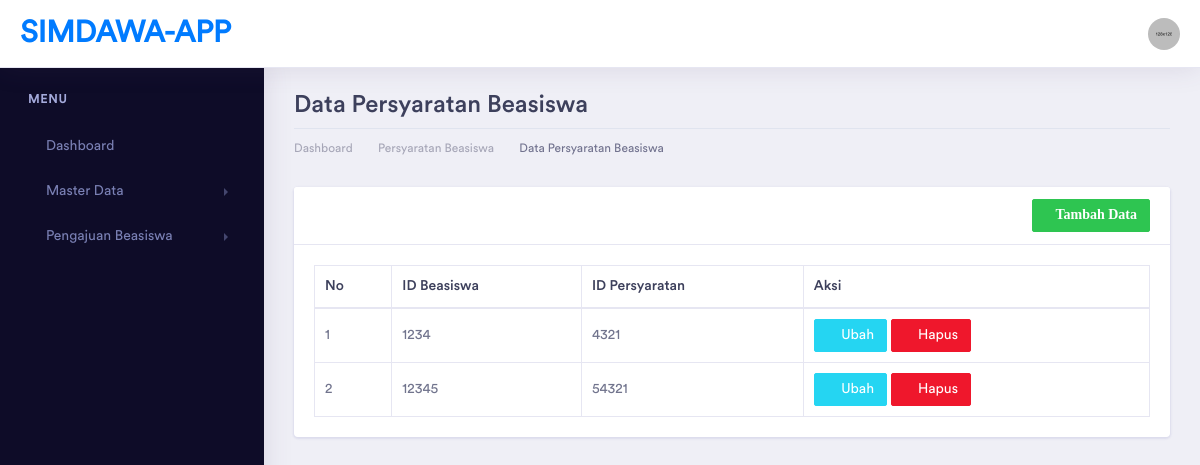
The page /index.php/persyaratan on the database its author committed.
### tables this page shows
CREATE TABLE `persyaratan_beasiswa` (
  `id` int(11) NOT NULL,
  `beasiswa_id` int(11) DEFAULT NULL,
  `persyaratan_id` int(11) DEFAULT NULL
);

### application/controllers/Persyaratan.php (called while the page is built, shortened)
<?php
class Persyaratan extends CI_Controller
{
    function __construct()
    {
        $this->load->model('PersyaratanModel');
    }
    public function index()
    {
        $data['title'] = "Dashboard | SIMDAWA-APP";
        $data['persyaratan'] = $this->PersyaratanModel->get_persyaratan();
        $this->load->view('template/header', $data);
        $this->load->view('template/sidebar');
        $this->load->view('persyaratan/persyaratan_read', $data);
        $this->load->view('template/footer');
    }
}

### index.php (called while the page is built, shortened)
<?php
require_once BASEPATH.'core/CodeIgniter.php';

### application/models/PersyaratanModel.php (called while the page is built, shortened)
<?php
class PersyaratanModel extends CI_Model
{
    private $tabel = "persyaratan_beasiswa";
    public function get_persyaratan()
    {
        return $this->db->get($this->tabel)->result();
    }
}

### application/views/persyaratan/persyaratan_read.php (the view, shortened to what this page needs)
<div class="dashboard-wrapper">
    <div class="container-fluid dashboard-content">
        <div class="row">
            <div class="col-xl-12 col-lg-12 col-md-12 col-sm-12 col-12">
                <div class="page-header">
                    <h2 class="pageheader-title">Data Persyaratan Beasiswa </h2>
                    <div class="page-breadcrumb">
                        <nav aria-label="breadcrumb">
                            <ol class="breadcrumb">
                                <li class="breadcrumb-item"><a href="<?= base_url('home') ?>" class="breadcrumb-link">Dashboard</a></li>
                                <li class="breadcrumb-item"><a href="<?= base_url('persyaratan') ?>" class="breadcrumb-link">Persyaratan Beasiswa</a></li>
                                <li class="breadcrumb-item active" aria-current="page">Data Persyaratan Beasiswa</li>
                            </ol>
                        </nav>
                    </div>
                </div>
            </div>
        </div>
        <div class="row">
            <div class="col-xl-12 col-lg-12 col-md-12 col-sm-12 col-12">
                <div class="card">
                    <div class="card-header">
                        <a href="<?= base_url('persyaratan/tambah') ?>" class="btn btn-sm btn-success float-right"><i class="fas fa-plus">Tambah Data</i></a>
                    </div>
                    <div class="card-body">
                        <table class="table table-bordered" id="mytabel">
                            <thead>
                                <tr>
                                    <th>No</th>
                                    <th>ID Beasiswa</th>
                                    <th>ID Persyaratan</th>
                                    <th>Aksi</th>
                                </tr>
                            </thead>
                            <tbody>
                                <?php $no = 1;
                                foreach ($persyaratan as $a) {
                                ?>
                                    <tr>
                                        <td><?= $no++ ?></td>
                                        <td><?= $a->beasiswa_id ?></td>
                                        <td><?= $a->persyaratan_id ?></td>
                                        <td>
                                            <a href="<?= base_url('persyaratan/ubah/' . $a->id) ?>" class="btn btn-sm btn-info"><i class="fas fa-edit"></i> Ubah</a>
                                            <a href="<?= base_url('persyaratan/hapus/' . $a->id) ?>" class="btn btn-sm btn-danger" onclick="return confirm('Ingin hapus data ini?')"><i class="fas fa-trash"></i> Hapus</a>
                                        </td>
                                    </tr>
                                <?php
                                }
                                ?>
                            </tbody>
                        </table>
                    </div>
                </div>
            </div>
        </div>
    </div>
</div>

### rows shown on the page
persyaratan_beasiswa: beasiswa "1234", persyaratan "4321"
persyaratan_beasiswa: beasiswa "12345", persyaratan "54321"
